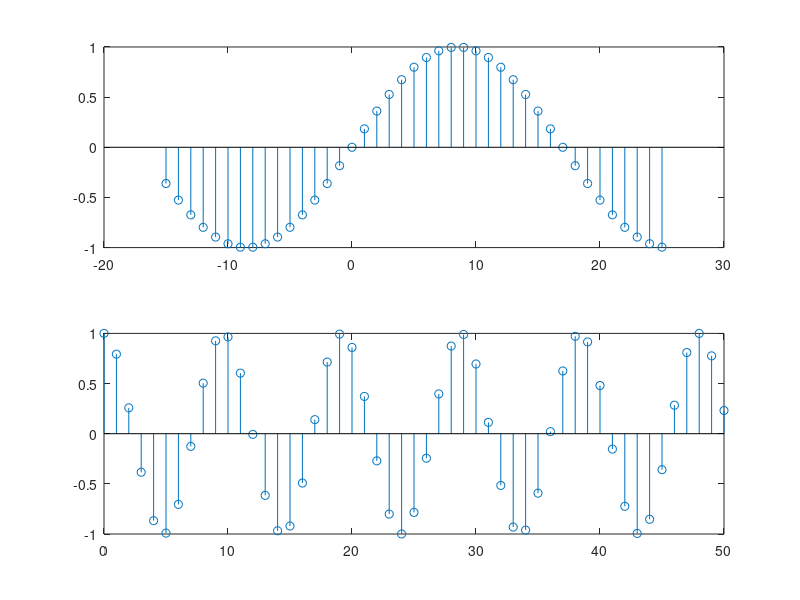

Source code (MATLAB):
%a)
for i=1:1:21 % parcurg componentele vectorului
z(i)=0 % toate componentele sunt 0 initial
z(6)=1 % apoi al 6 lea element este 1
end
subplot(2,1,1) % prima fereastra
n = 0:20 % vectorul n reprezinta axa Ox de la 0 la 20
stem(n,z) % se reprezinta grafic vectorul z in functie de n

subplot(2,1,2) % a doua fereastra
m= -5:15 % vectorul m reprezinta axa Ox de la -5 la 15
stem(m,z) % se reprezinta grafic vectorul z in functie de m

%b)
t=abs(10-n) % modulul lui 10-n
stem(n,t)

%c)in acelasi sistem de coordonate
g=-15:25
x1=sin((pi/17)*g) %calculez sinusul in functie de vectorul g 
h=0:50
x2=cos((pi/sqrt(23))*h) %calculez sinusul in functie de vectorul h 
plot(g,x1,h,x2) % reprezint grafic x1 in functie de g iar x2 in functie de h
% folosind comanda stem
y=cat(2,x1,x2) % am concatenat x1 si x2
i=cat(2,g,h) % am concatenat g si h
stem(i,y)

%c) cu 2 miniferestre
subplot(2,1,1)
plot(g,x1)
stem (g,x1)
subplot(2,1,2)
plot(h,x2)
stem(h,x2)